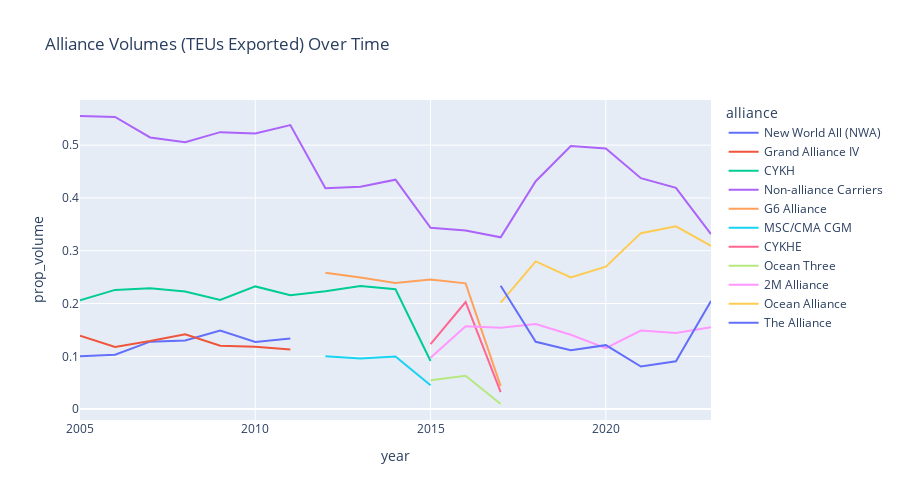

The notebook cell this image was saved under:
### Markdown cell above
## Exploratory Analysis

From publically available documents, we know which carriers are in which alliances over time [timeline graphic]. While much as been written in industry media on the presumed impacts of these alliances, many questions remain unanswered. [lit review?]

### Alliance Volumes Through Time

First, it is worthwhile to inspect the volumes carried by alliance members over time.

### Code cell
df = (
    exports_lf
    #group by alliance and year
    .group_by('alliance', 'year')
    .agg(pl.col('teus').sum())
    #get proportion 
    .with_columns((pl.col('teus')/pl.col('teus').sum().over('year')).alias('prop_volume'))
    .sort(by='year')
    .collect()
)

#plot
fig = px.line(
    df, x='year', y='prop_volume',
    color='alliance',
    title='Alliance Volumes (TEUs Exported) Over Time',
    width=900,
    height=500
    )

fig.show()

### Figure 1 — Plotly figure (JSON) as saved in the notebook; plotly's stock layout.template omitted (floating-point values rounded to 4 significant figures)
{"data": [{"hovertemplate": "alliance=New World All (NWA)<br>year=%{x}<br>prop_volume=%{y}<extra></extra>", "legendgroup": "New World All (NWA)", "line": {"color": "#636efa", "dash": "solid"}, "marker": {"symbol": "circle"}, "mode": "lines", "name": "New World All (NWA)", "orientation": "v", "showlegend": true, "type": "scatter", "x": [2005, 2006, 2007, 2008, 2009, 2010, 2011], "xaxis": "x", "y": [0.0999, 0.103, 0.1277, 0.13, 0.149, 0.1271, 0.1336], "yaxis": "y"}, {"hovertemplate": "alliance=Grand Alliance IV<br>year=%{x}<br>prop_volume=%{y}<extra></extra>", "legendgroup": "Grand Alliance IV", "line": {"color": "#EF553B", "dash": "solid"}, "marker": {"symbol": "circle"}, "mode": "lines", "name": "Grand Alliance IV", "orientation": "v", "showlegend": true, "type": "scatter", "x": [2005, 2006, 2007, 2008, 2009, 2010, 2011], "xaxis": "x", "y": [0.139, 0.1178, 0.1288, 0.1416, 0.1199, 0.1183, 0.1128], "yaxis": "y"}, {"hovertemplate": "alliance=CYKH<br>year=%{x}<br>prop_volume=%{y}<extra></extra>", "legendgroup": "CYKH", "line": {"color": "#00cc96", "dash": "solid"}, "marker": {"symbol": "circle"}, "mode": "lines", "name": "CYKH", "orientation": "v", "showlegend": true, "type": "scatter", "x": [2005, 2006, 2007, 2008, 2009, 2010, 2011, 2012, 2013, 2014, 2015], "xaxis": "x", "y": [0.2059, 0.2258, 0.2288, 0.2227, 0.2066, 0.2324, 0.2155, 0.2232, 0.2334, 0.2269, 0.09104], "yaxis": "y"}, {"hovertemplate": "alliance=Non-alliance Carriers<br>year=%{x}<br>prop_volume=%{y}<extra></extra>", "legendgroup": "Non-alliance Carriers", "line": {"color": "#ab63fa", "dash": "solid"}, "marker": {"symbol": "circle"}, "mode": "lines", "name": "Non-alliance Carriers", "orientation": "v", "showlegend": true, "type": "scatter", "x": [2005, 2006, 2007, 2008, 2009, 2010, 2011, 2012, 2013, 2014, 2015, 2016, 2017, 2018, 2019, 2020, 2021, 2022, 2023], "xaxis": "x", "y": [0.5552, 0.5534, 0.5146, 0.5057, 0.5246, 0.5222, 0.5381, 0.4182, 0.4213, 0.4346, 0.3435, 0.3385, 0.3255, 0.4317, 0.4983, 0.4937, 0.4374, 0.4191, 0.3313], "yaxis": "y"}, {"hovertemplate": "alliance=G6 Alliance<br>year=%{x}<br>prop_volume=%{y}<extra></extra>", "legendgroup": "G6 Alliance", "line": {"color": "#FFA15A", "dash": "solid"}, "marker": {"symbol": "circle"}, "mode": "lines", "name": "G6 Alliance", "orientation": "v", "showlegend": true, "type": "scatter", "x": [2012, 2013, 2014, 2015, 2016, 2017], "xaxis": "x", "y": [0.2585, 0.2495, 0.2388, 0.2453, 0.2382, 0.04354], "yaxis": "y"}, {"hovertemplate": "alliance=MSC/CMA CGM<br>year=%{x}<br>prop_volume=%{y}<extra></extra>", "legendgroup": "MSC/CMA CGM", "line": {"color": "#19d3f3", "dash": "solid"}, "marker": {"symbol": "circle"}, "mode": "lines", "name": "MSC/CMA CGM", "orientation": "v", "showlegend": true, "type": "scatter", "x": [2012, 2013, 2014, 2015], "xaxis": "x", "y": [0.1001, 0.09589, 0.09966, 0.04503], "yaxis": "y"}, {"hovertemplate": "alliance=CYKHE<br>year=%{x}<br>prop_volume=%{y}<extra></extra>", "legendgroup": "CYKHE", "line": {"color": "#FF6692", "dash": "solid"}, "marker": {"symbol": "circle"}, "mode": "lines", "name": "CYKHE", "orientation": "v", "showlegend": true, "type": "scatter", "x": [2015, 2016, 2017], "xaxis": "x", "y": [0.1233, 0.2029, 0.03212], "yaxis": "y"}, {"hovertemplate": "alliance=Ocean Three<br>year=%{x}<br>prop_volume=%{y}<extra></extra>", "legendgroup": "Ocean Three", "line": {"color": "#B6E880", "dash": "solid"}, "marker": {"symbol": "circle"}, "mode": "lines", "name": "Ocean Three", "orientation": "v", "showlegend": true, "type": "scatter", "x": [2015, 2016, 2017], "xaxis": "x", "y": [0.05471, 0.06327, 0.009653], "yaxis": "y"}, {"hovertemplate": "alliance=2M Alliance<br>year=%{x}<br>prop_volume=%{y}<extra></extra>", "legendgroup": "2M Alliance", "line": {"color": "#FF97FF", "dash": "solid"}, "marker": {"symbol": "circle"}, "mode": "lines", "name": "2M Alliance", "orientation": "v", "showlegend": true, "type": "scatter", "x": [2015, 2016, 2017, 2018, 2019, 2020, 2021, 2022, 2023], "xaxis": "x", "y": [0.09715, 0.1571, 0.1539, 0.1611, 0.1409, 0.1154, 0.1487, 0.1444, 0.155], "yaxis": "y"}, {"hovertemplate": "alliance=Ocean Alliance<br>year=%{x}<br>prop_volume=%{y}<extra></extra>", "legendgroup": "Ocean Alliance", "line": {"color": "#FECB52", "dash": "solid"}, "marker": {"symbol": "circle"}, "mode": "lines", "name": "Ocean Alliance", "orientation": "v", "showlegend": true, "type": "scatter", "x": [2017, 2018, 2019, 2020, 2021, 2022, 2023], "xaxis": "x", "y": [0.2015, 0.2797, 0.2493, 0.2698, 0.3333, 0.3461, 0.3091], "yaxis": "y"}, {"hovertemplate": "alliance=The Alliance<br>year=%{x}<br>prop_volume=%{y}<extra></extra>", "legendgroup": "The Alliance", "line": {"color": "#636efa", "dash": "solid"}, "marker": {"symbol": "circle"}, "mode": "lines", "name": "The Alliance", "orientation": "v", "showlegend": true, "type": "scatter", "x": [2017, 2018, 2019, 2020, 2021, 2022, 2023], "xaxis": "x", "y": [0.2338, 0.1275, 0.1116, 0.1211, 0.08059, 0.09048, 0.2046], "yaxis": "y"}], "layout": {"height": 500, "legend": {"title": {"text": "alliance"}, "tracegroupgap": 0}, "title": {"text": "Alliance Volumes (TEUs Exported) Over Time"}, "width": 900, "xaxis": {"anchor": "y", "domain": [0, 1], "title": {"text": "year"}}, "yaxis": {"anchor": "x", "domain": [0, 1], "title": {"text": "prop_volume"}}}}
